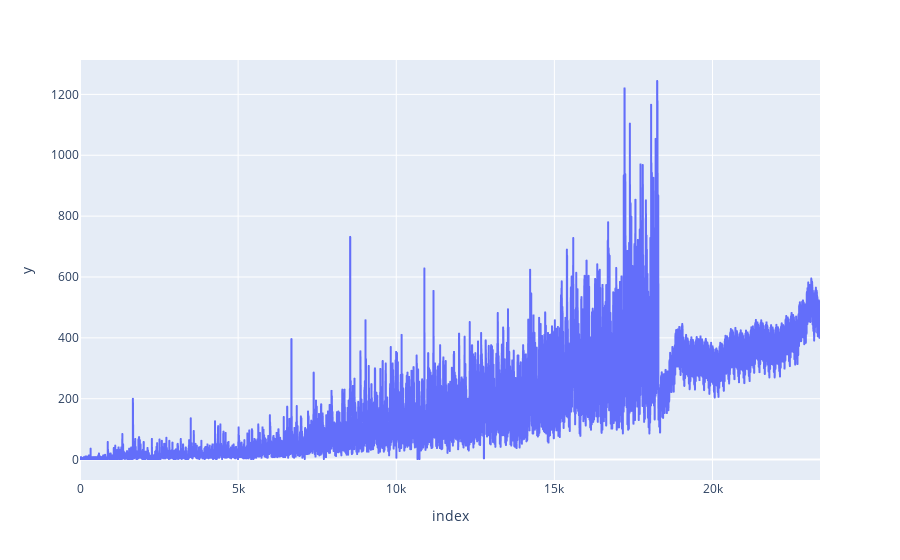

Write notebook code for a chart like this one.
### Code cell
px.line(final,y='y')

### Figure 1 — Plotly figure (JSON) as saved in the notebook; plotly's stock layout.template omitted (floating-point values rounded to 4 significant figures; data arrays with more than 128 entries replaced by an {"elided": "..."} marker saying what was removed)
{"data": [{"hovertemplate": "index=%{x}<br>y=%{y}<extra></extra>", "legendgroup": "", "line": {"color": "#636efa", "dash": "solid"}, "mode": "lines", "name": "", "showlegend": false, "type": "scattergl", "x": {"elided": "23400 int values"}, "xaxis": "x", "y": {"elided": "23400 int values"}, "yaxis": "y"}], "layout": {"legend": {"tracegroupgap": 0}, "margin": {"t": 60}, "xaxis": {"anchor": "y", "domain": [0, 1], "title": {"text": "index"}}, "yaxis": {"anchor": "x", "domain": [0, 1], "title": {"text": "y"}}}}
